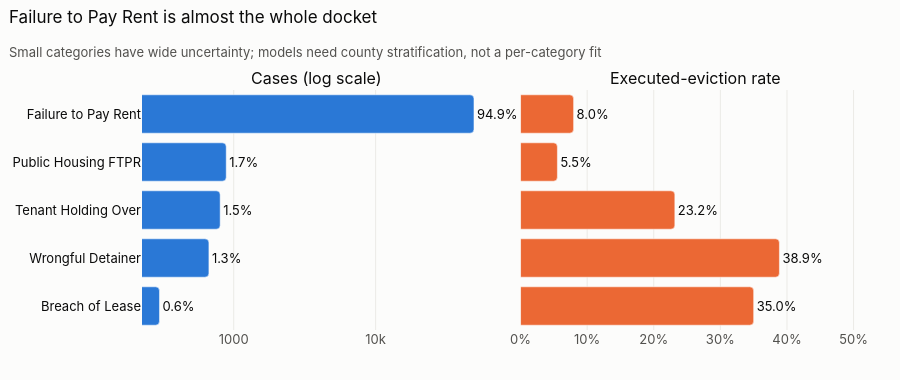

Notebook source saved alongside this figure:
### Code cell
cat = (cases.groupby("case_category")
            .agg(n=("evicted_flag", "size"), evicted=("evicted_flag", "sum"))
            .reset_index().sort_values("n"))
cat["share"], cat["evict_rate"] = cat.n / cat.n.sum(), cat.evicted / cat.n
cat = suppress(cat, ["n", "evicted"])
assert_public_safe(cat, "category", ["n", "evicted"])

fig = make_subplots(rows=1, cols=2, shared_yaxes=True, horizontal_spacing=0.04,
                    subplot_titles=["Cases (log scale)", "Executed-eviction rate"])
fig.add_bar(y=cat.case_category, x=cat.n, orientation="h", marker_color=BLUE, row=1, col=1,
            text=[f"{s:.1%}" for s in cat.share], textposition="outside", cliponaxis=False,
            hovertemplate="%{y}<br>%{x:,} cases<extra></extra>")
fig.add_bar(y=cat.case_category, x=cat.evict_rate, orientation="h", marker_color=ORANGE, row=1, col=2,
            text=[f"{r:.1%}" for r in cat.evict_rate], textposition="outside", cliponaxis=False,
            hovertemplate="%{y}<br>%{x:.1%} evicted<extra></extra>")
fig.update_xaxes(type="log", dtick=1, row=1, col=1)
fig.update_xaxes(tickformat=".0%", range=[0, cat.evict_rate.max() * 1.35], row=1, col=2)
fig.update_layout(height=380, showlegend=False, yaxis=dict(tickfont=dict(color=INK)))
subtitle(fig, "Failure to Pay Rent is almost the whole docket",
         "Small categories have wide uncertainty; models need county stratification, not a per-category fit")

### Figure 1 — Plotly figure (JSON) as saved in the notebook; plotly's stock layout.template omitted (floating-point values rounded to 4 significant figures)
{"data": [{"cliponaxis": false, "hovertemplate": "%{y}<br>%{x:,} cases<extra></extra>", "marker": {"color": "#2a78d6"}, "orientation": "h", "text": ["0.6%", "1.3%", "1.5%", "1.7%", "94.9%"], "textposition": "outside", "type": "bar", "x": [300.0, 669.0, 803.0, 886.0, 49290.0], "xaxis": "x", "y": ["Breach of Lease", "Wrongful Detainer", "Tenant Holding Over", "Public Housing FTPR", "Failure to Pay Rent"], "yaxis": "y"}, {"cliponaxis": false, "hovertemplate": "%{y}<br>%{x:.1%} evicted<extra></extra>", "marker": {"color": "#eb6834"}, "orientation": "h", "text": ["35.0%", "38.9%", "23.2%", "5.5%", "8.0%"], "textposition": "outside", "type": "bar", "x": [0.35, 0.3886, 0.2316, 0.0553, 0.07965], "xaxis": "x2", "y": ["Breach of Lease", "Wrongful Detainer", "Tenant Holding Over", "Public Housing FTPR", "Failure to Pay Rent"], "yaxis": "y2"}], "layout": {"annotations": [{"font": {"size": 16}, "showarrow": false, "text": "Cases (log scale)", "x": 0.24, "xanchor": "center", "xref": "paper", "y": 1, "yanchor": "bottom", "yref": "paper"}, {"font": {"size": 16}, "showarrow": false, "text": "Executed-eviction rate", "x": 0.76, "xanchor": "center", "xref": "paper", "y": 1, "yanchor": "bottom", "yref": "paper"}], "height": 380, "showlegend": false, "title": {"subtitle": {"font": {"color": "#52514e", "size": 13}, "text": "Small categories have wide uncertainty; models need county stratification, not a per-category fit"}, "text": "Failure to Pay Rent is almost the whole docket"}, "xaxis": {"anchor": "y", "domain": [0, 0.48], "dtick": 1, "type": "log"}, "xaxis2": {"anchor": "y2", "domain": [0.52, 1], "range": [0, 0.5247], "tickformat": ".0%"}, "yaxis": {"anchor": "x", "domain": [0, 1], "tickfont": {"color": "#0b0b0b"}}, "yaxis2": {"anchor": "x2", "domain": [0, 1], "matches": "y", "showticklabels": false}}}
